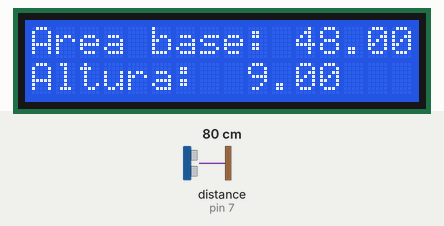
Simulated run of this sketch. Board: Arduino Uno, built with avr-gcc and run on an emulated ATmega328P. On the bench: 16×2 character LCD. The test bench sets the inputs (shaded band); at power-on: distance to the obstacle (sensor on pin 7) 80 cm. The echo pulse lasts 58.3 µs per cm.

Above: at 4.1 s.
At 10.2 s:
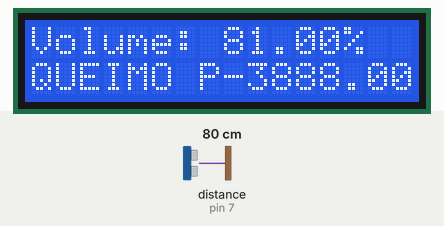
10.3 s: distance to the obstacle (sensor on pin 7) set to 120 cm
At 11.4 s:
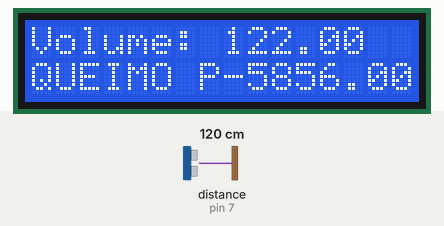
12.6 s: distance to the obstacle (sensor on pin 7) set to 2 cm
At 13.5 s:
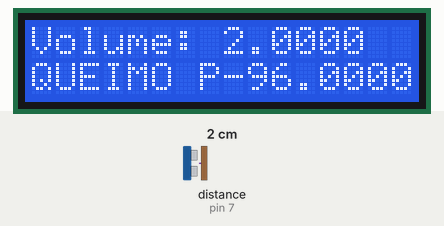
14.6 s: distance to the obstacle (sensor on pin 7) set to 4 cm
At 16.4 s:
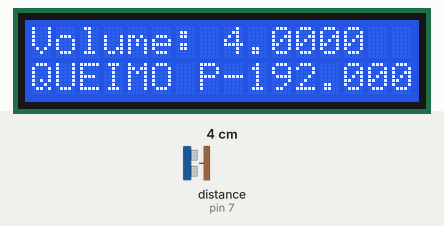
Timing chart, 0 to 17.9 s (numbered marks = the images above; inputs shaded):
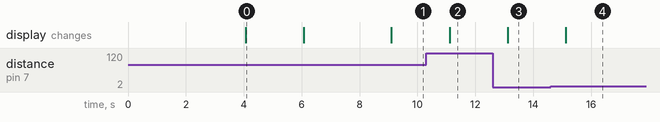

Measured:
- after the input at 10.3 s, the display: changes after 0.81 s (image 2)
- after the input at 12.6 s, the display: changes after 0.53 s (image 3)
- after the input at 14.6 s, the display: changes after 0.53 s (image 4)
- what the display in image 0 shows lasts 2.0 s, from 4.1 s to 6.1 s

The sketch:

Homo_Sapiens.txt.ino
```cpp
#include <LiquidCrystal.h>
#include <NewPing.h>
#include <SoftwareSerial.h>

const int rs = 8, e = 9, db4 = 13, db5 = 11, db6 = 12, db7 = 10;
LiquidCrystal lcd(rs, e, db4, db5, db6, db7);
SoftwareSerial BTMasterHC05(4, 5);

//definindo ultrassonico
#define botaoReset
#define trigger 6    //capta os sons
#define echo 7       //emite os sons
#define distanciaMaxima 1000
NewPing sonar(trigger, echo, distanciaMaxima); //capta as ondas  portas

//definindo variáveis
float valorVolumeInicial;
float areaBaseInicial = 48.0;
float alturaInicial = 9.0;
float volumeInicial = 432;
float valorVolumeFinal;
float valorReducaoAltura;
float porcVolume;

//funções

float reducaoAltura(){
    valorReducaoAltura = sonar.ping_cm();         //pega a largura da onda
    return valorReducaoAltura;
}

float volumeFinal(){
    valorVolumeFinal = (valorVolumeInicial - (valorReducaoAltura * areaBaseInicial));
    return valorVolumeFinal;
}

float funcPorcentVolFinal(){
    porcVolume = valorVolumeFinal*100/volumeInicial;
    return porcVolume;
}

String frasePorc(){
    if (porcVolume >= 75){
        return ("Cheio ");
    };
    if ((porcVolume >= 50) && (porcVolume<75)){
        return ("Ta de boas POVO ");
    };
    if ((porcVolume >= 25) && (porcVolume < 50)){
        return ("Abastece ai ");
    };
    if ((porcVolume >= 0) && (porcVolume < 25)){
        return ("QUEIMO POVO ");
    };
}

void lcdWelcomeSetup(){
    lcd.begin(16, 2);
    lcd.setCursor(0, 0);
    lcd.print("Bem-vindo ao AU2");
    lcd.setCursor(0, 1);
    lcd.print("Como voce esta?");
    delay(4000);
    lcd.clear();
}

void lcdMedidasSetup(){
    lcd.setCursor(0, 0);
    lcd.print("Area base: ");
    lcd.setCursor(11, 0);
    lcd.print(areaBaseInicial);
    lcd.setCursor(0, 1);
    lcd.print("Altura: ");
    lcd.setCursor(9, 1);
    lcd.print(alturaInicial);
    delay(2000);
    lcd.clear();
}

void lcdVolumeSetup(){
    lcd.setCursor(0, 0);
    lcd.print("Volume Rec: ");
    lcd.print(12, 0);
    lcd.print(valorVolumeInicial);
    lcd.setCursor(0, 1);
    lcd.print("Calculando...");
    delay(3000);
}

void lcdSetup(){
    lcd.clear();
    lcd.setCursor(0, 0);
    lcd.print("Volume: ");
    lcd.setCursor(9, 0);
    lcd.print(porcVolume);
    lcd.print("%");
    lcd.setCursor(0, 1);
    lcd.print(frasePorc());
}

    //função principal do código que imprime mensagens no lcd
void setup(){
    lcdWelcomeSetup();
    lcdMedidasSetup();
    lcdVolumeSetup();
    lcdSetup();
    Serial.begin(9600);
    BTMasterHC05.begin(9600);
}

void loop(){
    reducaoAltura();
    volumeFinal();
    funcPorcentVolFinal();
    lcd.setCursor(8, 0);
    lcd.print(valorReducaoAltura);
    lcd.setCursor(8, 1);
    lcd.print(valorVolumeFinal);

    delay(1000);
}
```
